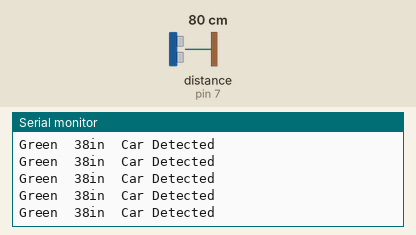
Recording of a sketch running on a simulated Arduino Uno, built with avr-gcc and run on an emulated ATmega328P. Parts: the last lines printed to the serial monitor. Wiring (inferred from the names in the program): ultrasonic range finder: trigger pin 5; echo pin 7. The inputs (shaded band) are chosen by the test bench; at power-on: distance to the obstacle (sensor on pin 7) 80 cm. The echo pulse lasts 58.3 µs per cm.

Above: at 2.2 s.
2.3 s: distance to the obstacle (sensor on pin 7) set to 2 cm
At 2.41 s:
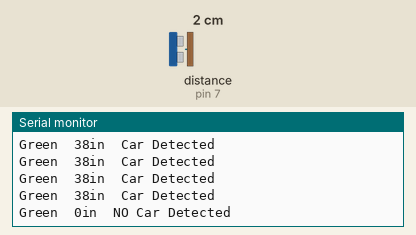
4.3 s: distance to the obstacle (sensor on pin 7) set to 299 cm
At 5.16 s:
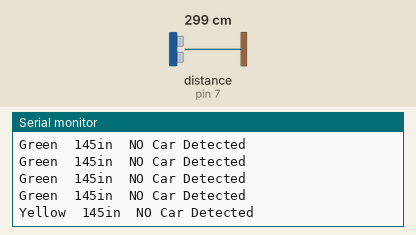
7.0 s: distance to the obstacle (sensor on pin 7) set to 9 cm
At 7.05 s:
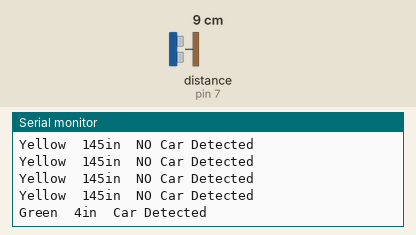
10.0 s: distance to the obstacle (sensor on pin 7) set to 250 cm
At 10.09 s:
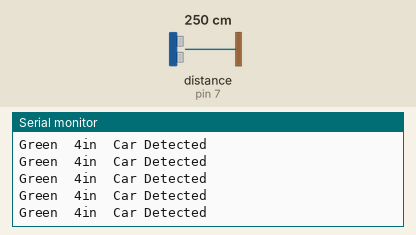
13.0 s: distance to the obstacle (sensor on pin 7) set to 45 cm
At 13.09 s:
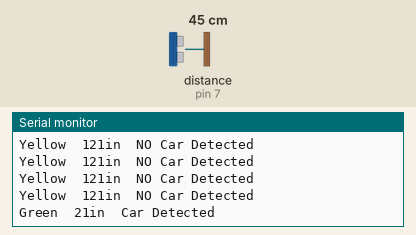
16.0 s: distance to the obstacle (sensor on pin 7) set to 51 cm
At 16.09 s:
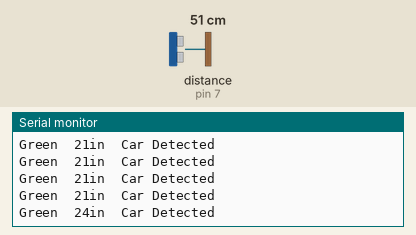
Timing chart, 0 to 19.0 s (numbered marks = the images above; inputs shaded):
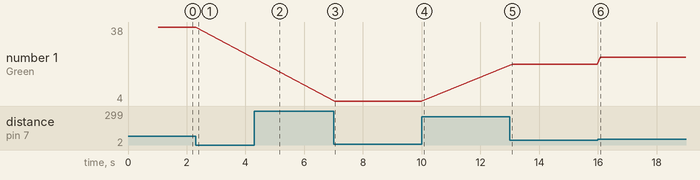

The sketch:

Traffic_Light_Sensor_Build_1_00.ino
```cpp
/*
 Traffic Light Controller Build 1.00

 Jim Windgassen
 12/6/20

   This sketch reads a HC-SR04 ultrasonic rangefinder and returns the
   distance to the closest object in range. To do this, it sends a pulse
   to the sensor to initiate a reading, then listens for a pulse
   to return.  The length of the returning pulse is proportional to
   the distance of the object from the sensor.

   In the main loop of the code, the trqaffic lights cycle between green, red, and yellow with delays between them.
   When a car is detected by the ultrasonic rangefinder, it immediately switches the state of the lights to green.

   The circuit:
	* VCC connection of the sensor attached to +5V
	* GND connection of the sensor attached to ground
	* TRIG connection of the sensor attached to Arduino digital pin 5 which is pin 11 on the microcontroller
	* ECHO connection of the sensor attached to Arduino digital pin 7 which is pin 13 on the microcontroller

        * Green light SSR connected to Arduino digital pin 2 which is pin 4 on the microcontroller
        * Yellow light SSR connected to Arduino digital pin 3 which is pin 5 on the microcontroller
        * Red light SSR connected to Arduino digital pin 4 which is pin 6 on the microcontroller
 */

//Pin Definitions

const int GREEN = 2;            //Green light SSR
const int YELLOW = 3;           //Yellow light SSR
const int RED = 4;              //Red light SSR
const int trigPin = 5;          //Trigger pin for ultrasonic rangefinder
const int echoPin = 7;          //Echo pin for ultrasonic rangefinder

//State Machine States
enum states{GREEN_STATE, YELLOW_STATE, RED_STATE};
/*
#define GREEN_STATE 1          //State machine state counts
#define YELLOW_STATE 2
#define RED_STATE 3
*/

//Operational Parameters

const int MIN_RANGE = 3;       //minimum detected range in inches for valid car detection.  If no return comes back from sensor, duration variable will return 0, so MIN_RANGE should be 3 inches or greater
const int MAX_RANGE = 48;      //maximum detected range in inches for valid car detection

const int GREEN_MS = 5000;    //Time that green light is on
const int YELLOW_MS = 3000;   //Time that yellow light is on
const int RED_MS = 5000;      //Time that red light is on

const int CYCLE_DELAY_MS = 100;  //time to wait in ms before next rangefinding cycle


void setup() {

  pinMode(trigPin, OUTPUT);  //Set up trigger pin as a digital output pin
  pinMode(echoPin, INPUT);   //Set up echo pin as an input pin

  digitalWrite(RED, LOW);    //Initialize SSR outputs to off
  digitalWrite(YELLOW, LOW);
  digitalWrite(GREEN, LOW);

  // initialize serial communication:
  Serial.begin(9600);

  Serial.print("Traffic Light + Car Sensor Firmware Build 1.00 - 6 December 2020");
  Serial.println();  //Do a line feed and carriage return
  Serial.print("Written by Jim Windgassen");
  Serial.println();  //Do a line feed and carriage return
  delay(1000);
}

void loop()
{

  // establish variables for duration of the ping,
  // and the distance result in inches and centimeters:
  unsigned long duration, inches, cm, current_ms_count;
  static unsigned long last_ms_count = 0;
  static unsigned long state_time = GREEN_MS;  //initialize state_time to green on time
  static unsigned int state = GREEN_STATE;    //initialize state to green
  boolean car_detected = 0;

//Begin ultrasonic rangefinder reading

  // The sensor is triggered by a HIGH pulse of 10 or more microseconds.
  // Give a short LOW pulse beforehand to ensure a clean HIGH pulse:
  //pinMode(trigPin, OUTPUT);
  digitalWrite(trigPin, LOW);
  delayMicroseconds(2);
  digitalWrite(trigPin, HIGH);
  delayMicroseconds(10);
  digitalWrite(trigPin, LOW);

  // Read the signal from the sensor: a HIGH pulse whose
  // duration is the time (in microseconds) from the sending
  // of the ping to the reception of its echo off of an object.
  //pinMode(echoPin, INPUT);
  duration = pulseIn(echoPin, HIGH);

  // convert the time into a distance
  inches = microsecondsToInches(duration);
//  cm = microsecondsToCentimeters(duration);


//Light state machine indexer
//This indexer uses the millis() function in Arduino.  The code in this section takes into account the rollover that happe3ns with millis() every 50 days or so.
//See https://oshlab.com/handle-millis-overflow-arduino/

  current_ms_count = millis();
  if(current_ms_count - last_ms_count >= state_time)
    {
      last_ms_count = millis();
      if(state < sizeof(states))
        state++;
      else
        state = 0;
    }


//Normal light state machine operation superceded by detection of car turning light green

  if(inches >=  MIN_RANGE && inches <= MAX_RANGE)
    {
      state = GREEN_STATE;
      car_detected = 1;
    }
  else
   car_detected = 0;


//Light state machine
  switch(state){

    case GREEN_STATE:
      digitalWrite(GREEN, HIGH);
      digitalWrite(YELLOW, LOW);
      digitalWrite(RED, LOW);
      state_time = GREEN_MS;
      Serial.print("Green\t");
    break;

    case YELLOW_STATE:
      digitalWrite(GREEN, LOW);
      digitalWrite(YELLOW, HIGH);
      digitalWrite(RED, LOW);
      state_time = YELLOW_MS;
      Serial.print("Yellow\t");
    break;

    case RED_STATE:
      digitalWrite(GREEN, LOW);
      digitalWrite(YELLOW, LOW);
      digitalWrite(RED, HIGH);
      state_time = RED_MS;
      Serial.print("Red\t");
    break;

    default:
      Serial.print("Invalid State !!");
  }

//Output status information via UART for debugging
  Serial.print(inches);
  Serial.print("in\t");
//  Serial.print(cm);
//  Serial.print("cm");

  if(car_detected)
    Serial.print("Car Detected");
  else
    Serial.print("NO Car Detected");

  Serial.println();  //Do a line feed and carriage return

//delay 100ms before next ultrasonic sensor reading
  delay(CYCLE_DELAY_MS);
}

long microsecondsToInches(long microseconds)
{
  // According to Parallax's datasheet for the PING))), there are
  // 73.746 microseconds per inch (i.e. sound travels at 1130 feet per
  // second).  This gives the distance travelled by the ping, outbound
  // and return, so we divide by 2 to get the distance of the obstacle.
  // See: http://www.parallax.com/dl/docs/prod/acc/28015-PING-v1.3.pdf
  //return microseconds / 74 / 2;
  return microseconds / 60 / 2;
}

long microsecondsToCentimeters(long microseconds)
{
  // The speed of sound is 340 m/s or 29 microseconds per centimeter.
  // The ping travels out and back, so to find the distance of the
  // object we take half of the distance travelled.
  //return microseconds / 29 / 2;
  return microseconds / 25 / 2;
}
```

Measured:
- after the input at 2.3 s, the serial monitor: prints a new line after 0.10 s (image 1)
- after the input at 4.3 s, the serial monitor: prints a new line at once (image 2)
- after the input at 7.0 s, the serial monitor: prints a new line at once (image 3)
- after the input at 13.0 s, the serial monitor: prints a new line after 0.09 s (image 5)
- after the input at 16.0 s, the serial monitor: prints a new line after 0.09 s (image 6)
- plotted number 1: 38 → 4 after the input at 7.0 s, 4 → 21 after the input at 13.0 s, 21 → 24 after the input at 16.0 s
